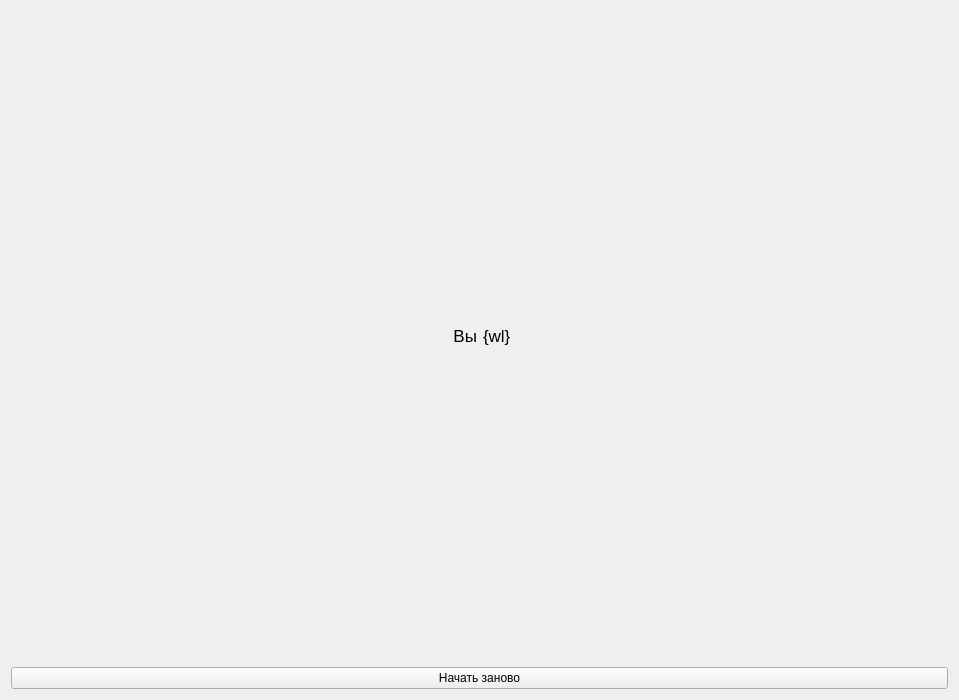
<?xml version="1.0" encoding="UTF-8"?>
<ui version="4.0">
 <class>WinPage</class>
 <widget class="QWidget" name="WinPage">
  <property name="geometry">
   <rect>
    <x>0</x>
    <y>0</y>
    <width>959</width>
    <height>700</height>
   </rect>
  </property>
  <property name="windowTitle">
   <string>Form</string>
  </property>
  <layout class="QVBoxLayout" name="verticalLayout_2" stretch="1,3">
   <item>
    <layout class="QHBoxLayout" name="horizontalLayout">
     <item>
      <widget class="QLabel" name="textYou">
       <property name="font">
        <font>
         <pointsize>13</pointsize>
        </font>
       </property>
       <property name="text">
        <string>Вы</string>
       </property>
       <property name="alignment">
        <set>Qt::AlignmentFlag::AlignRight|Qt::AlignmentFlag::AlignTrailing|Qt::AlignmentFlag::AlignVCenter</set>
       </property>
      </widget>
     </item>
     <item>
      <widget class="QLabel" name="textLoseWin">
       <property name="font">
        <font>
         <pointsize>13</pointsize>
        </font>
       </property>
       <property name="text">
        <string>{wl}</string>
       </property>
      </widget>
     </item>
    </layout>
   </item>
   <item>
    <widget class="QPushButton" name="startAgain">
     <property name="text">
      <string>Начать заново</string>
     </property>
    </widget>
   </item>
  </layout>
 </widget>
 <resources/>
 <connections/>
</ui>
